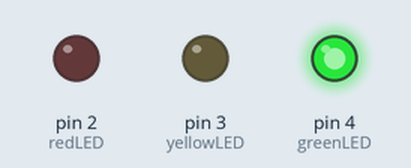
This sketch was run on a simulated Arduino Uno, built with avr-gcc and run on an emulated ATmega328P. On the bench: output pins drawn as LEDs (lit = HIGH).

Above: at 2.5 s.
At 6.0 s:
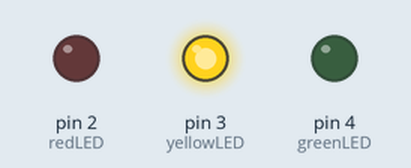
At 9.5 s:
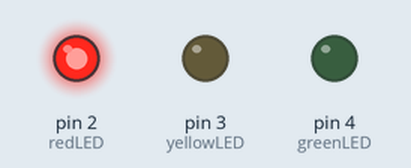
Timing chart, 0 to 15.6 s (numbered marks = the images above):
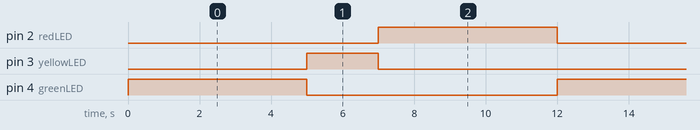

The sketch:

traffic_signal_controller.ino
```cpp
int redLED = 2;
int yellowLED = 3;
int greenLED = 4;

void setup() {

  pinMode(redLED, OUTPUT);
  pinMode(yellowLED, OUTPUT);
  pinMode(greenLED, OUTPUT);
}

void loop() {

  // GREEN SIGNAL
  digitalWrite(greenLED, HIGH);
  digitalWrite(yellowLED, LOW);
  digitalWrite(redLED, LOW);

  delay(5000);

  // YELLOW SIGNAL
  digitalWrite(greenLED, LOW);
  digitalWrite(yellowLED, HIGH);

  delay(2000);

  // RED SIGNAL
  digitalWrite(yellowLED, LOW);
  digitalWrite(redLED, HIGH);

  delay(5000);

  digitalWrite(redLED, LOW);
}
```

Measured:
- by itself, pin 2 (redLED), pin 4 (greenLED): alternates HIGH for 5.0 s and LOW for 7.0 s
- by itself, pin 3 (yellowLED): alternates HIGH for 2.0 s and LOW for 10.0 s
- by itself, everything shown: repeats every 12.0 s, in 4 steps
